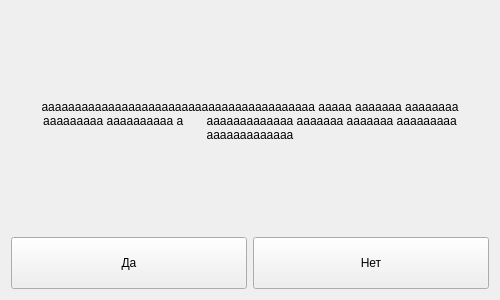
<?xml version="1.0" encoding="UTF-8"?>
<ui version="4.0">
 <class>CustomDialog</class>
 <widget class="QWidget" name="CustomDialog">
  <property name="geometry">
   <rect>
    <x>0</x>
    <y>0</y>
    <width>500</width>
    <height>300</height>
   </rect>
  </property>
  <property name="windowTitle">
   <string>Form</string>
  </property>
  <layout class="QVBoxLayout" name="verticalLayout">
   <item>
    <widget class="QLabel" name="Header">
     <property name="sizePolicy">
      <sizepolicy hsizetype="Preferred" vsizetype="Expanding">
       <horstretch>0</horstretch>
       <verstretch>0</verstretch>
      </sizepolicy>
     </property>
     <property name="maximumSize">
      <size>
       <width>500</width>
       <height>16777215</height>
      </size>
     </property>
     <property name="text">
      <string>aaaaaaaaaaaaaaaaaaaaaaaaaaaaaaaaaaaaaaaaa aaaaa aaaaaaa aaaaaaaa aaaaaaaaa aaaaaaaaaa a       aaaaaaaaaaaaa aaaaaaa aaaaaaa aaaaaaaaa aaaaaaaaaaaaa</string>
     </property>
     <property name="scaledContents">
      <bool>true</bool>
     </property>
     <property name="alignment">
      <set>Qt::AlignCenter</set>
     </property>
     <property name="wordWrap">
      <bool>true</bool>
     </property>
    </widget>
   </item>
   <item>
    <layout class="QHBoxLayout" name="horizontalLayout">
     <item>
      <widget class="QPushButton" name="YesButton">
       <property name="minimumSize">
        <size>
         <width>0</width>
         <height>52</height>
        </size>
       </property>
       <property name="text">
        <string>Да</string>
       </property>
      </widget>
     </item>
     <item>
      <widget class="QPushButton" name="NoButton">
       <property name="minimumSize">
        <size>
         <width>0</width>
         <height>52</height>
        </size>
       </property>
       <property name="text">
        <string>Нет</string>
       </property>
      </widget>
     </item>
    </layout>
   </item>
  </layout>
 </widget>
 <resources/>
 <connections/>
</ui>
